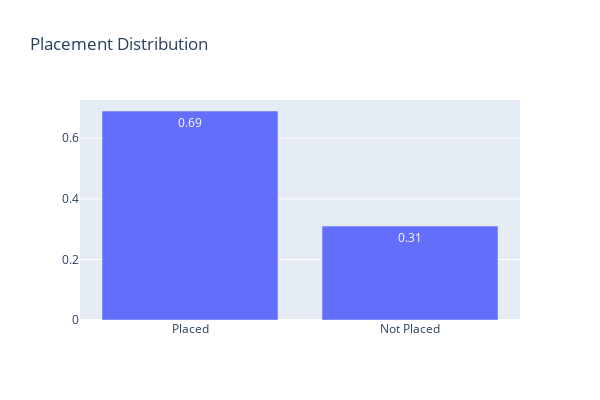

Source (notebook cell):
### Code cell
trace = go.Bar(x=status_data.index,
               y= y,
               text = y,
               textposition = 'inside',
               name = 'Placement')
data = [trace]
layout = go.Layout(
    autosize=False,
    width=600,
    height=400,title = "Placement Distribution"
)

fig = go.Figure(data=data, layout=layout)
iplot(fig)

### Figure 1 — Plotly figure (JSON) as saved in the notebook; plotly's stock layout.template omitted (floating-point values rounded to 4 significant figures)
{"data": [{"name": "Placement", "text": [0.69, 0.31], "textposition": "inside", "type": "bar", "x": ["Placed", "Not Placed"], "y": [0.69, 0.31]}], "layout": {"autosize": false, "height": 400, "title": {"text": "Placement Distribution"}, "width": 600}}
